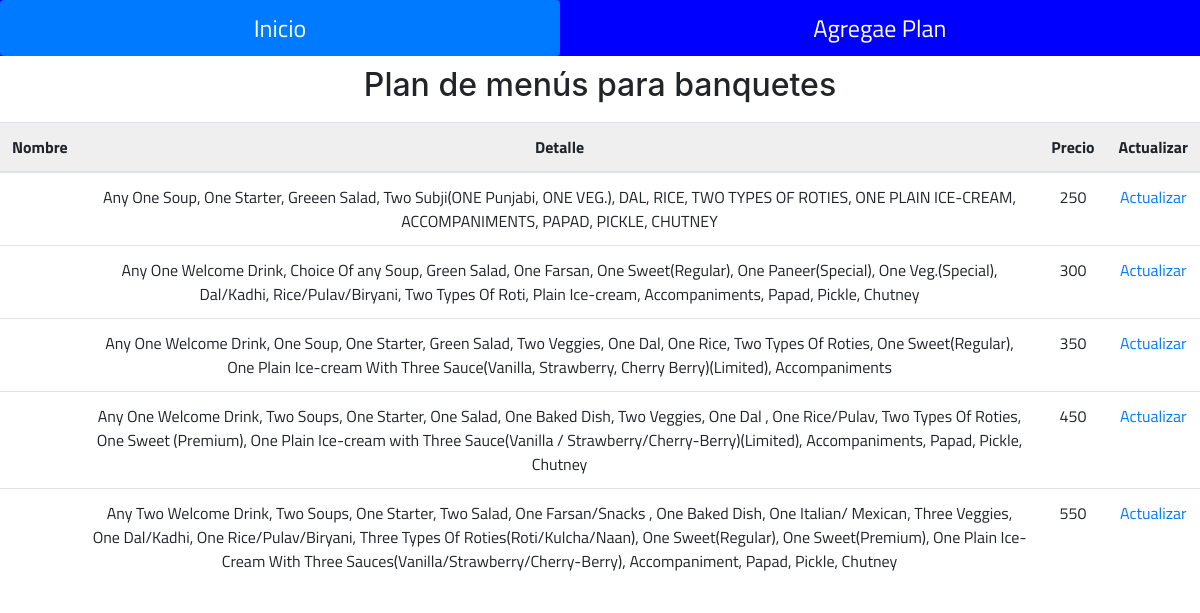
The app's page /admin/view_banquet_menu_plan.php with its own data.
### tables this page shows
CREATE TABLE `banquet_menu_plan` (
  `id` int(11) NOT NULL,
  `name` varchar(200) NOT NULL,
  `menu` varchar(2000) NOT NULL,
  `price` int(12) NOT NULL
);

### admin/view_banquet_menu_plan.php (the view, shortened to what this page needs)
<?php
    require 'db.php';
    $query = "select * from banquet_menu_plan";
    $exec = mysqli_query($con,$query);
?>
<html>
    <head>
        <link rel="stylesheet" href="https://maxcdn.bootstrapcdn.com/bootstrap/4.5.2/css/bootstrap.min.css">
        <link rel="stylesheet" src="extensions/fixed-columns/bootstrap-table-fixed-columns.css">
        <link rel="stylesheet" href= "https://stackpath.bootstrapcdn.com/bootstrap/4.1.3/css/bootstrap.min.css" />
    </head>
    <body>
    <nav class="nav nav-pills flex-column flex-sm-row">
          <a class="flex-sm-fill text-sm-center nav-link active" href="admin-panel.php">Inicio</a>
          <a class="flex-sm-fill text-sm-center nav-link" href="add_banquet_menu_plan.php">Agregae Plan</a>
    </nav>
        <h2>Plan de menús para banquetes </h2>
        <div class="table-responsive">
            <table class="table">
              <thead>
                  <tr>
                    <th>Nombre </th>
                    <th>Detalle</th>
                    <th>Precio</th>
                    <th>Actualizar</th>
                </tr>
              </thead>
              <tbody>
                <?php
                    while($r = mysqli_fetch_array($exec))
                    {
                ?>
                <tr>
                    <td><?php echo $r['Nombre']; ?></td>
                    <td><?php echo $r['menu']; ?></td>
                    <td><?php echo $r['price']; ?></td>
                    <td><a href="update_banquet_menu_plan.php?id=<?php echo $r['id']; ?>"> Actualizar </a></td>
                </tr>
                <?php
                }
                ?>
                </tbody>
            </table>
        </div>
    </body>
</html>

### admin/view_banquet_menu_plan.php (style rules this page uses)
.nav { background-color: blue; color: white; font-size: 24px; width: 100%; }
.nav a { color: white; font-size: 24px; text-decoration: none; padding : 10px; }
* { font-family: 'Titillium Web', sans-serif; }
table, th, tr, td { text-align: center; padding: 5px; border-collapse : collapse; }
table tr { overflow: scroll; }
table th { background-color: #efefef; }
a { text-decoration: none; }
h2 { padding: 10px; text-align: center; }

### records on screen
banquet_menu_plan: menu "Any One Soup, One Starter, Greeen Salad, Two Subji(ONE Punjabi, ONE VEG.), DAL, RICE, TWO TYPES OF ROTIES, ONE PLAIN ICE-CREAM, ACCOMPANIMENTS, PAPAD, PICKLE, CHUTNEY", price "250"
banquet_menu_plan: menu "Any One Welcome Drink, Choice Of any Soup, Green Salad, One Farsan, One Sweet(Regular), One Paneer(Special), One Veg.(Special), Dal/Kadhi, Rice/Pulav/Biryani, Two Types Of Roti, Plain Ice-cream, Accompaniments, Papad, Pickle, Chutney", price "300"
banquet_menu_plan: menu "Any One Welcome Drink, One Soup, One Starter, Green Salad, Two Veggies, One Dal, One Rice, Two Types Of Roties, One Sweet(Regular), One Plain Ice-cream With Three Sauce(Vanilla, Strawberry, Cherry Berry)(Limited), Accompaniments", price "350"
banquet_menu_plan: menu "Any One Welcome Drink, Two Soups, One Starter, One Salad, One Baked Dish, Two Veggies, One Dal , One Rice/Pulav, Two Types Of Roties, One Sweet (Premium), One Plain Ice-cream with Three Sauce(Vanilla / Strawberry/Cherry-Berry)(Limited), Accompaniments, Papad, Pickle, Chutney", price "450"
banquet_menu_plan: menu "Any Two Welcome Drink, Two Soups, One Starter, Two Salad, One Farsan/Snacks , One Baked Dish, One Italian/ Mexican, Three Veggies, One Dal/Kadhi, One Rice/Pulav/Biryani, Three Types Of Roties(Roti/Kulcha/Naan), One Sweet(Regular), One Sweet(Premium), One Plain Ice-Cream With Three Sauces(Vanilla/Strawberry/Cherry-Berry), Accompaniment, Papad, Pickle, Chutney", price "550"
